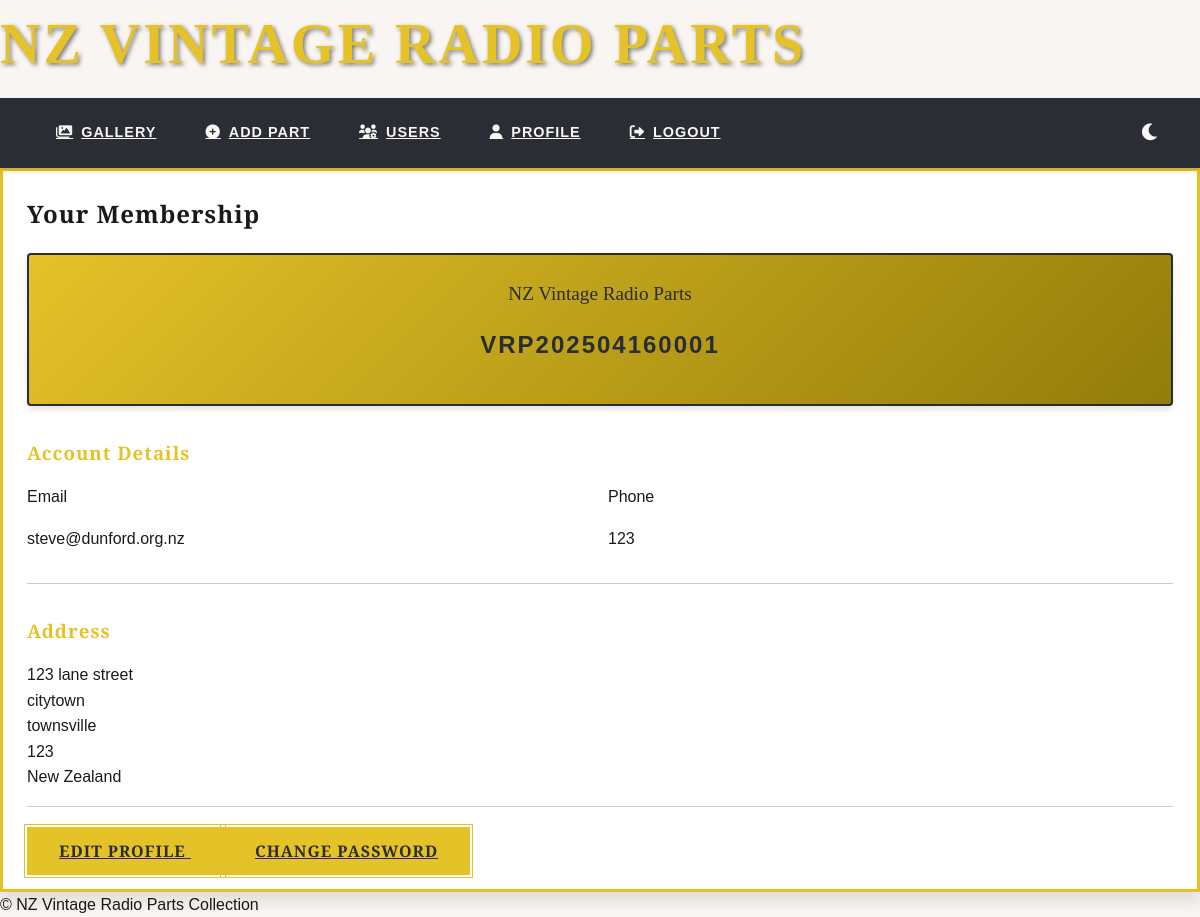
The app's page /auth/profile (signed in), older data.
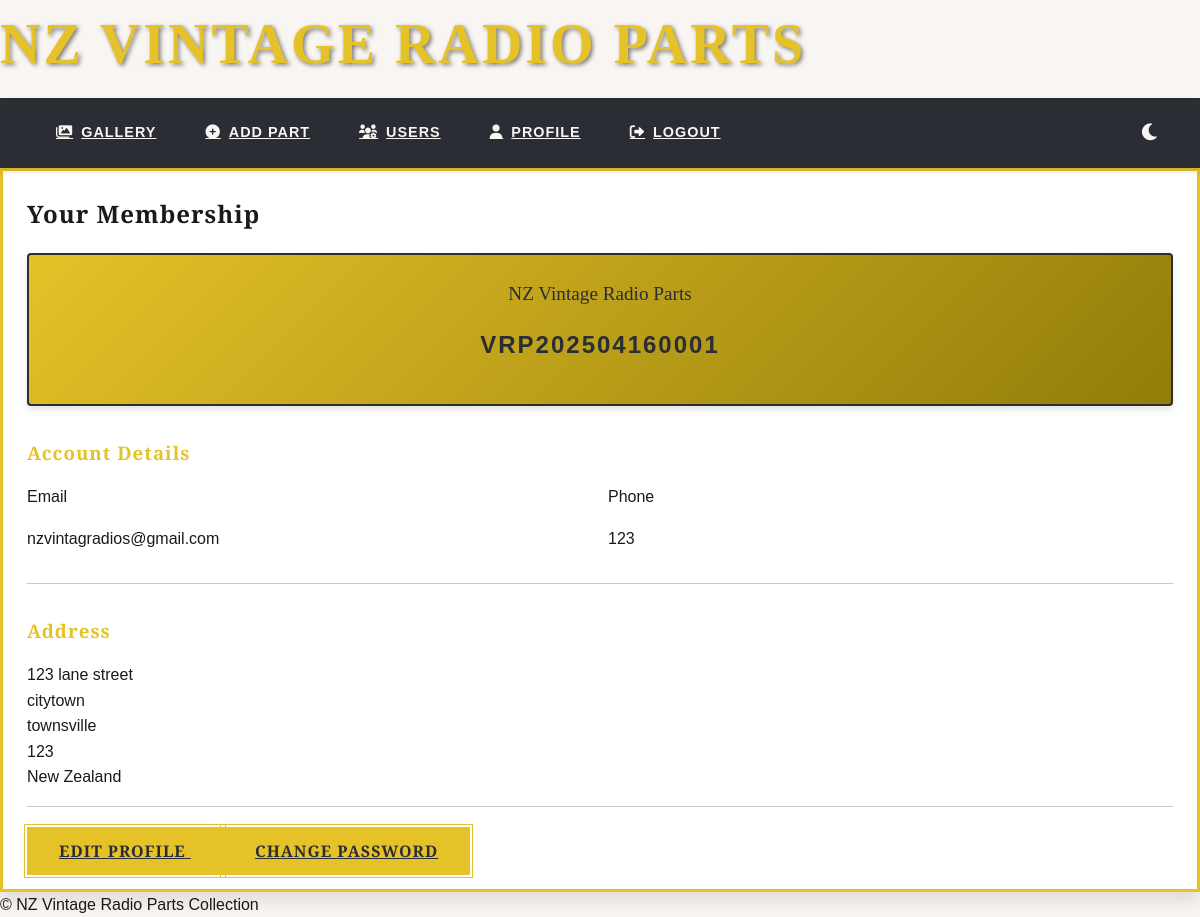
The same page, newer data.
### app/models.py (models this page shows, shortened)
class User(UserMixin, db.Model):
    __tablename__ = 'User'
    id = db.Column(db.Integer, primary_key=True)
    username = db.Column(db.String(80), unique=True, nullable=False)
    email = db.Column(db.String(120), unique=True, nullable=False)
    password_hash = db.Column(db.String(128))
    role = db.Column(db.String(20), default='user')  # 'user', 'admin', 'superadmin'
    membership_number = db.Column(db.Integer, unique=True)
    membership_active = db.Column(db.Boolean, default=True)
    last_login = db.Column(db.DateTime)
    first_name = db.Column(db.String(50))
    last_name = db.Column(db.String(50))
    phone = db.Column(db.String(20))
    address_line1 = db.Column(db.String(100))
    address_line2 = db.Column(db.String(100))
    city = db.Column(db.String(50))
    postcode = db.Column(db.String(20))
    country = db.Column(db.String(50))
    account_active = db.Column(db.Boolean, default=False)
    orders = db.relationship('Order', back_populates='user', lazy='dynamic')
    @property
    def is_active(self):
        return bool(self.account_active)
    @property
    def is_admin(self):
        return self.role in ['admin', 'superadmin']

### app/blueprints/auth.py (the view)
@bp.route('/profile')
@login_required
def profile():
    return render_template('profile.html', user=current_user)

### app/templates/profile.html (shortened to what this page needs)
{% extends 'layout.html' %}
{% block content %}
<div class="art-deco-card">
    <h2>Your Membership</h2>
    <div class="member-badge">
        <div class="badge-header">NZ Vintage Radio Parts</div>
        <div class="member-number">{{ user.membership_number }}</div>
    </div>
    <div class="profile-section">
        <h3>Account Details</h3>
        <div class="form-row">
            <div class="form-group">
                <label>Email</label>
                <p>{{ user.email }}</p>
            </div>
            <div class="form-group">
                <label>Phone</label>
                <p>{{ user.phone }}</p>
            </div>
        </div>
    </div>
    <div class="profile-section">
        <h3>Address</h3>
        <address>
            {{ user.address_line1 }}<br>
            {% if user.address_line2 %}{{ user.address_line2 }}<br>{% endif %}
            {{ user.city }}<br>
            {{ user.postcode }}<br>
            {{ user.country }}
        </address>
    </div>
    <div class="form-footer">
        <a href="{{ url_for('auth.edit_profile') }}" class="vintage-button">
            <span class="button-text">Edit Profile</span>
        </a>
        <a href="{{ url_for('auth.change_password') }}" class="vintage-button">
            <span class="button-text">Change Password</span>
        </a>
    </div>
</div>
{% endblock %}

Row changes from the older to the newer data that the page shows:
changed User "VRP202504160001": email "steve@dunford.org.nz" → "nzvintagradios@gmail.com"
